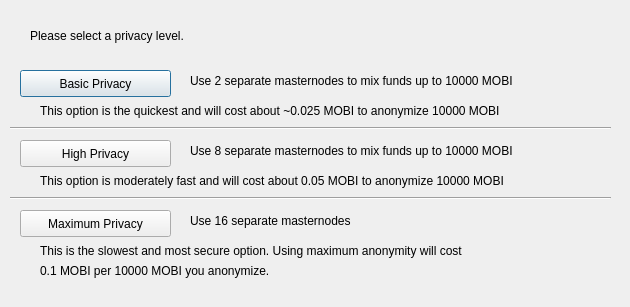
<?xml version="1.0" encoding="UTF-8"?>
<ui version="4.0">
 <class>ObfuscationConfig</class>
 <widget class="QDialog" name="ObfuscationConfig">
  <property name="geometry">
   <rect>
    <x>0</x>
    <y>0</y>
    <width>630</width>
    <height>307</height>
   </rect>
  </property>
  <property name="windowTitle">
   <string>Configure Obfuscation</string>
  </property>
  <widget class="QPushButton" name="buttonBasic">
   <property name="geometry">
    <rect>
     <x>20</x>
     <y>70</y>
     <width>151</width>
     <height>27</height>
    </rect>
   </property>
   <property name="text">
    <string>Basic Privacy</string>
   </property>
  </widget>
  <widget class="QPushButton" name="buttonHigh">
   <property name="geometry">
    <rect>
     <x>20</x>
     <y>140</y>
     <width>151</width>
     <height>27</height>
    </rect>
   </property>
   <property name="text">
    <string>High Privacy</string>
   </property>
  </widget>
  <widget class="QPushButton" name="buttonMax">
   <property name="geometry">
    <rect>
     <x>20</x>
     <y>210</y>
     <width>151</width>
     <height>27</height>
    </rect>
   </property>
   <property name="text">
    <string>Maximum Privacy</string>
   </property>
  </widget>
  <widget class="QLabel" name="label">
   <property name="geometry">
    <rect>
     <x>30</x>
     <y>20</y>
     <width>571</width>
     <height>31</height>
    </rect>
   </property>
   <property name="text">
    <string>Please select a privacy level.</string>
   </property>
  </widget>
  <widget class="QLabel" name="label_2">
   <property name="geometry">
    <rect>
     <x>190</x>
     <y>70</y>
     <width>421</width>
     <height>21</height>
    </rect>
   </property>
   <property name="text">
    <string>Use 2 separate masternodes to mix funds up to 10000 MOBI</string>
   </property>
  </widget>
  <widget class="QLabel" name="label_3">
   <property name="geometry">
    <rect>
     <x>190</x>
     <y>140</y>
     <width>411</width>
     <height>21</height>
    </rect>
   </property>
   <property name="text">
    <string>Use 8 separate masternodes to mix funds up to 10000 MOBI</string>
   </property>
  </widget>
  <widget class="QLabel" name="label_4">
   <property name="geometry">
    <rect>
     <x>190</x>
     <y>210</y>
     <width>421</width>
     <height>21</height>
    </rect>
   </property>
   <property name="text">
    <string>Use 16 separate masternodes</string>
   </property>
  </widget>
  <widget class="QLabel" name="label_6">
   <property name="geometry">
    <rect>
     <x>40</x>
     <y>100</y>
     <width>561</width>
     <height>21</height>
    </rect>
   </property>
   <property name="text">
    <string>This option is the quickest and will cost about ~0.025 MOBI to anonymize 10000 MOBI</string>
   </property>
  </widget>
  <widget class="QLabel" name="label_7">
   <property name="geometry">
    <rect>
     <x>40</x>
     <y>170</y>
     <width>561</width>
     <height>21</height>
    </rect>
   </property>
   <property name="text">
    <string>This option is moderately fast and will cost about 0.05 MOBI to anonymize 10000 MOBI</string>
   </property>
  </widget>
  <widget class="QLabel" name="label_8">
   <property name="geometry">
    <rect>
     <x>40</x>
     <y>240</y>
     <width>561</width>
     <height>21</height>
    </rect>
   </property>
   <property name="text">
    <string>This is the slowest and most secure option. Using maximum anonymity will cost</string>
   </property>
  </widget>
  <widget class="QLabel" name="label_9">
   <property name="geometry">
    <rect>
     <x>40</x>
     <y>260</y>
     <width>561</width>
     <height>21</height>
    </rect>
   </property>
   <property name="text">
    <string>0.1 MOBI per 10000 MOBI you anonymize.</string>
   </property>
  </widget>
  <widget class="Line" name="line">
   <property name="geometry">
    <rect>
     <x>10</x>
     <y>120</y>
     <width>601</width>
     <height>16</height>
    </rect>
   </property>
   <property name="orientation">
    <enum>Qt::Horizontal</enum>
   </property>
  </widget>
  <widget class="Line" name="line_2">
   <property name="geometry">
    <rect>
     <x>10</x>
     <y>190</y>
     <width>601</width>
     <height>16</height>
    </rect>
   </property>
   <property name="orientation">
    <enum>Qt::Horizontal</enum>
   </property>
  </widget>
 </widget>
 <resources/>
 <connections/>
</ui>
